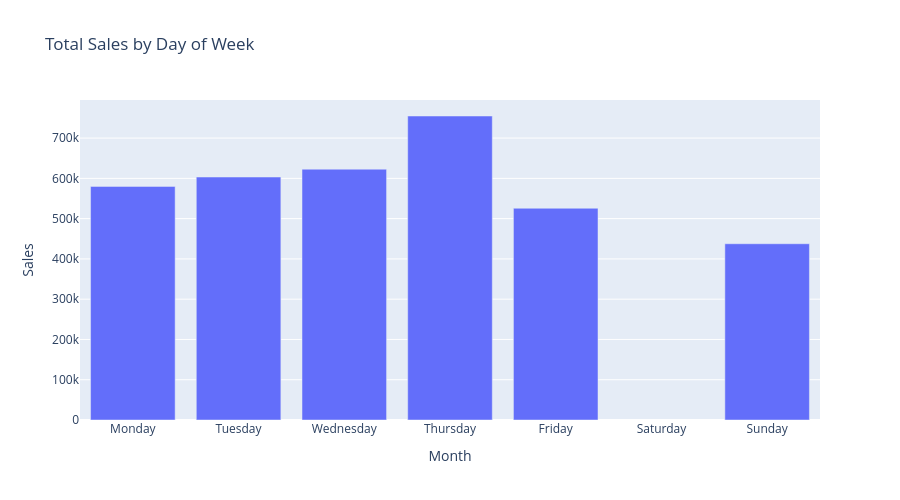

Notebook code cell kept with this figure:
### Markdown cell above
#### Visualization

### Code cell
fig = px.bar(
    x=sales_by_day.index,
    y=sales_by_day.values,
    labels={'x': 'Month', 'y': 'Sales'},
    title='Total Sales by Day of Week'
)
fig.update_layout(
    autosize=False,
    width=900,    # pixels
    height=500   
)

fig.show()

### Figure 1 — Plotly figure (JSON) as saved in the notebook; plotly's stock layout.template omitted (floating-point values rounded to 4 significant figures)
{"data": [{"alignmentgroup": "True", "hovertemplate": "Month=%{x}<br>Sales=%{y}<extra></extra>", "legendgroup": "", "marker": {"color": "#636efa", "pattern": {"shape": ""}}, "name": "", "offsetgroup": "", "orientation": "v", "showlegend": false, "textposition": "auto", "type": "bar", "x": ["Monday", "Tuesday", "Wednesday", "Thursday", "Friday", "Saturday", "Sunday"], "xaxis": "x", "y": [580100.0, 603300.0, 622800.0, 754900.0, 525800.0, null, 437700.0], "yaxis": "y"}], "layout": {"autosize": false, "barmode": "relative", "height": 500, "legend": {"tracegroupgap": 0}, "title": {"text": "Total Sales by Day of Week"}, "width": 900, "xaxis": {"anchor": "y", "autorange": true, "domain": [0, 1], "range": [-0.5, 6.5], "title": {"text": "Month"}, "type": "category"}, "yaxis": {"anchor": "x", "autorange": true, "domain": [0, 1], "range": [0, 794600.0], "title": {"text": "Sales"}, "type": "linear"}}}
